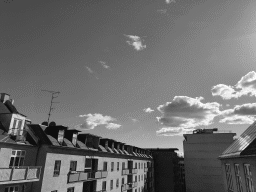
%> input picture exam_practices/spring2021_data/sky_gray.png, 256 x 192 px
$ octave solution_script.m   (GNU Octave 9; MATLAB toolbox functions it lacks are replaced by stand-ins)
%> lines starting %> are read from the running program, lines starting %| are printed output that depends on the picture; in (x1, y1, x2, y2) boxes, pixels count from 0 and x2, y2 are one past the last pixel; in counts of white or black regions, pixels touching at a corner belong together; the program's own positions count from 1
### exam_practices/ExamFall2021Solution/pc_evectors.m
function [Vectors,Values,Psi] = pc_evectors(A,numvecs)
%PC_EVECTORS Get the top numvecs eigenvectors of the covariance matrix
%            of A, using Turk and Pentland's trick for numrows >> numcols
%            Returns the eigenvectors as the colums of Vectors and a
%            vector of ALL the eigenvectors in Values.

% Matthew Dailey 2000

  % Check arguments

  if nargin ~= 2
    error('usage: pc_evectors(A,numvecs)');
  end

  nexamp = size(A,2);

  % Now compute the eigenvectors of the covariance matrix, using
  % a little trick from Turk and Pentland 1991

  % Compute the "average" vector
  % mean(A) gives you a row vector containing the mean of each column of A

  fprintf(1,'Computing average vector and vector differences from avg...\n');
  Psi = mean(A')';

  % Compute difference with average for each vector

  for i = 1:nexamp
    A(:,i) = A(:,i) - Psi;
  end;

  % Get the patternwise (nexamp x nexamp) covariance matrix

  fprintf(1,'Calculating L=A''A\n');
  L = A'*A;

  % Get the eigenvectors (columns of Vectors) and eigenvalues (diag of Values)

  fprintf(1,'Calculating eigenvectors of L...\n');
  [Vectors,Values] = eig(L);

  % Sort the vectors/values according to size of eigenvalue

  fprintf(1,'Sorting evectors/values...\n');
  [Vectors,Values] = sortem(Vectors,Values);

  % Convert the eigenvectors of A'*A into eigenvectors of A*A'

  fprintf(1,'Computing eigenvectors of the real covariance matrix..\n');
  Vectors = A*Vectors;

  % Get the eigenvalues out of the diagonal matrix and
  % normalize them so the evalues are specifically for cov(A'), not A*A'.

  Values = diag(Values);
  Values = Values / (nexamp-1);

  % Normalize Vectors to unit length, kill vectors corr. to tiny evalues

  num_good = 0;
  for i = 1:nexamp
    Vectors(:,i) = Vectors(:,i)/norm(Vectors(:,i));
    if Values(i) < 0.00001
      % Set the vector to the 0 vector; set the value to 0.
      Values(i) = 0;
      Vectors(:,i) = zeros(size(Vectors,1),1);
    else
      num_good = num_good + 1;
    end
  end
  if (numvecs > num_good)
    fprintf(1,'Warning: numvecs is %d; only %d exist.\n',numvecs,num_good);
    numvecs = num_good;
  end
  Vectors = Vectors(:,1:numvecs);

### exam_practices/ExamFall2021Solution/sortem.m
function [NV,ND] = sortem(V,D)
%[V,D] = SORTEM(V,D)
%    Assumes the columns of V are vectors to be sorted along with the
%    diagonal elements of D.
%
% Matthew Dailey, 1998

% Check arguments

if nargin ~= 2
 error('Must specify vector matrix and diag value matrix')
end;

dvec = diag(D);
NV = zeros(size(V));
[dvec,index_dv] = sort(dvec);
index_dv = flipud(index_dv);
for i = 1:size(D,1)
  ND(i,i) = D(index_dv(i),index_dv(i));
  NV(:,i) = V(:,index_dv(i));
end;

### exam_practices/ExamSpring2021Solution/solution_script.m
%%% solution script test exam 02502
%%% Bjørn Marius Schreblowski Hansen
%%% s183986
%%% 23/11-2021
%%
clc, clear, close all
path_folder = 'C:\Users\lowes\OneDrive\Skrivebord\DTU\TA_ting\Billedanalyse E21\Matlab exercises\solution_script' ;
cd(path_folder)
addpath data
%%
M = load('data\irisdata.txt');
M = M(:,1:4);
M = M - mean(M,1); %subtracting mean
%% Q1
Cx = cov(M);
[PC, V] = eig(Cx);
V = diag(V);
[junk, rindices] = sort(-1*V);
V = V(rindices);
PC = PC(:,rindices);
Vnorm = V / sum(V) * 100;
plot(Vnorm, '*-')
ylabel('Percent explained variance')
xlabel('Principal component')
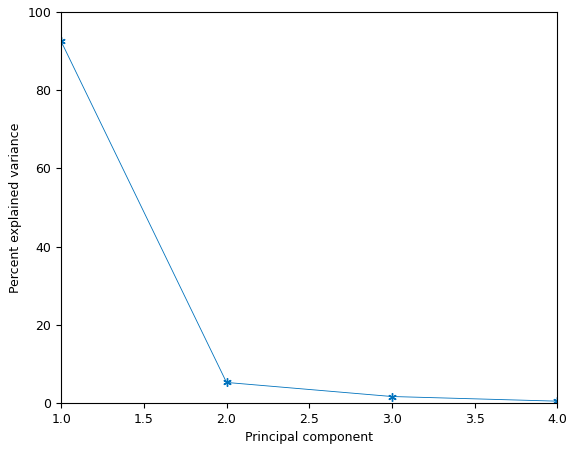
%> figure redrawn from the program's plot data
Vnorm(1)+Vnorm(2) %% 92.4%
%% Q2
signals = PC' * M';
signals(:,1)' %%-2.6841    0.3194    0.0279   -0.0023
%%
[vectors,values,psi] = pc_evectors(M',4);

sigs = vectors'*M';
sigs(:,1)
%% Q3
SG = double(imread('data\sky_gray.png'));
%> SG: size 192x256 double; min 13, max 251, mean 109.4; mean of the top-left, top-right, bottom-left and bottom-right quarters 94.7, 133.2, 103, 106.9
%imshow(SG)
st_SG = (200-10) /(max(SG(:)) - min(SG(:))) * (SG - min(SG(:))) + 10;
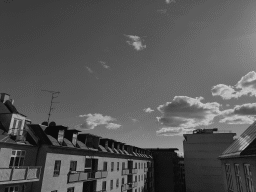
%> st_SG: size 192x256 double; min 10, max 200, mean 87
mean(st_SG(:)) %%87
%> ans = 86.99
%% Q4
SG_RGB = double(imread('data\sky.png'));
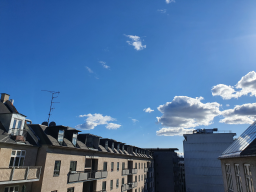
%> input picture exam_practices/spring2021_data/sky.png, 256 x 192 px
lgcl_SG = SG_RGB(:,:,1) < 100 & SG_RGB(:,:,2) > 85 & SG_RGB(:,:,2) < 200 & SG_RGB(:,:,3) > 150;
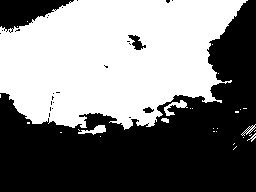
%> lgcl_SG: size 192x256 logical; 48.7% white; 29 white regions (23 under 20 px), largest, box (x1, y1, x2, y2) and area: (0, 0, 248, 130) 23489, (164, 100, 188, 116) 144, (78, 125, 106, 135) 133, (241, 124, 256, 136) 47, (161, 118, 169, 123) 30, (247, 133, 256, 142) 24
se1 = strel('disk',5);
out = imerode(lgcl_SG,se1);
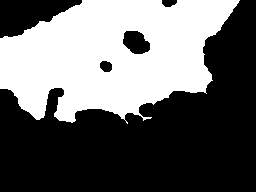
%> out: size 192x256 logical; 40.6% white; 1 white region, box (x1, y1, x2, y2) and area: (0, 0, 240, 124) 19977
sum(out(:)) %19977
%> ans = 19977
%% Q5
flwer = imread('data\flower.png');
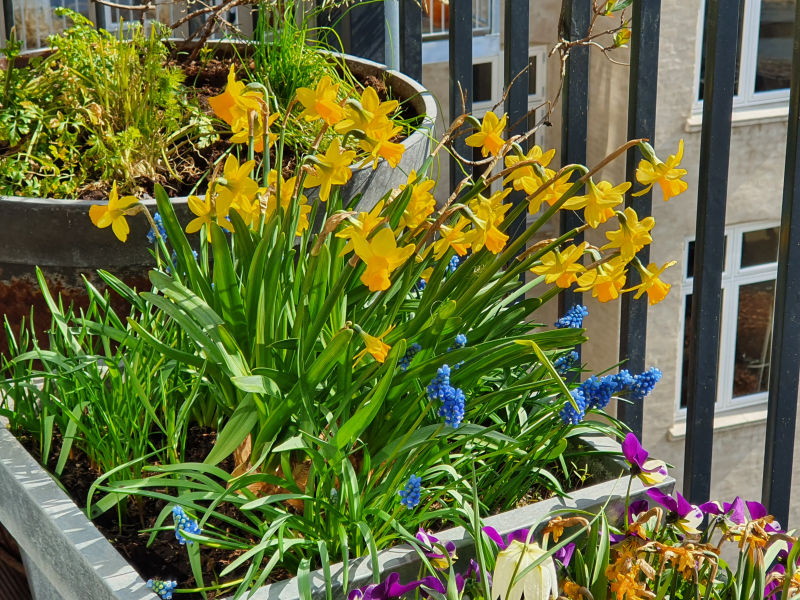
%> input picture exam_practices/spring2021_data/flower.png, 800 x 600 px
%> flwer is the input picture: size 600x800x3 uint8; mean R, G, B 101.4, 109.2, 57.8
flwer_hsv = rgb2hsv(flwer);
%> flwer_hsv: size 600x800x3 double; mean H, S, V 0.245, 0.566, 0.466
lgcl_flwer = flwer_hsv(:,:,1) < 0.25 & flwer_hsv(:,:,2) > 0.8 & flwer_hsv(:,:,3) > 0.8;
%> lgcl_flwer: size 600x800 logical; 3.4% white; 434 white regions (377 under 20 px), largest, box (x1, y1, x2, y2) and area: (360, 87, 405, 169) 1461, (211, 65, 263, 137) 1429, (347, 230, 408, 291) 1093
se1 = strel('disk',5);
out = imopen(lgcl_flwer,se1);
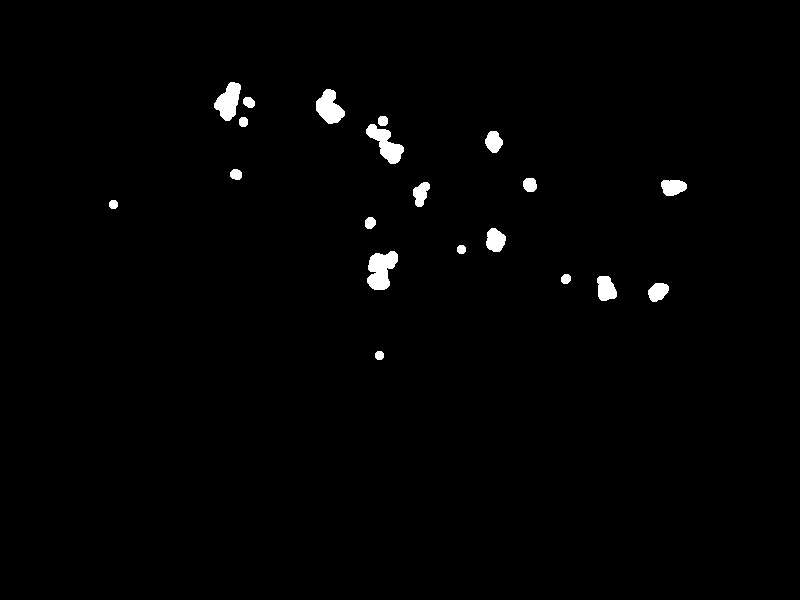
%> out: size 600x800 logical; 1.2% white; 20 white regions, largest, box (x1, y1, x2, y2) and area: (367, 251, 398, 290) 820, (366, 124, 404, 164) 693, (214, 82, 241, 121) 643
sum(out(:)) %5665
%> ans = 5665
%% Q6
Mc = zeros(800*600,5);
for i = 1:5
    str = ['data\car',num2str(i),'.jpg'];
%> (the run ends here)
